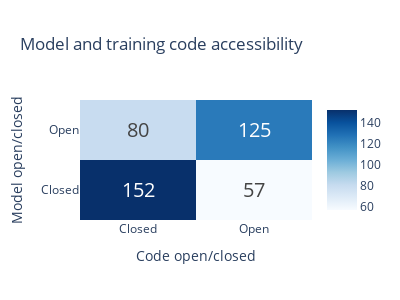

Notebook cell for this chart:
### Code cell
import plotly.graph_objects as go

# Data
z = [[152, 57],
     [80, 125]]

fig = go.Figure(data=go.Heatmap(
    z=notable_open_counts.values,
    x=notable_open_counts.columns,
    y=notable_open_counts.index,
    hoverongaps = False,
    text=z,
    texttemplate="%{text}",
    textfont={"size":20},
    colorscale='Blues'
))


fig.update_layout(
    autosize=False,
    width=400,
    height=300,
    title='Model and training code accessibility',
    xaxis_title='Code open/closed',
    yaxis_title='Model open/closed'
)

save_plot(fig, results_dir, f'model_code_accessibility_heatmap')
notable_open_counts.to_csv(results_dir + 'plot_data/model_code_accessibility_heatmap.csv')

fig.show()

### Figure 1 — Plotly figure (JSON) as saved in the notebook; plotly's stock layout.template omitted (floating-point values rounded to 4 significant figures)
{"data": [{"colorscale": [[0, "rgb(247,251,255)"], [0.125, "rgb(222,235,247)"], [0.25, "rgb(198,219,239)"], [0.375, "rgb(158,202,225)"], [0.5, "rgb(107,174,214)"], [0.625, "rgb(66,146,198)"], [0.75, "rgb(33,113,181)"], [0.875, "rgb(8,81,156)"], [1, "rgb(8,48,107)"]], "hoverongaps": false, "text": [[152, 57], [80, 125]], "textfont": {"size": 20}, "texttemplate": "%{text}", "type": "heatmap", "x": ["Closed", "Open"], "y": ["Closed", "Open"], "z": [[152, 57], [80, 125]]}], "layout": {"autosize": false, "height": 300, "title": {"text": "Model and training code accessibility"}, "width": 400, "xaxis": {"title": {"text": "Code open/closed"}}, "yaxis": {"title": {"text": "Model open/closed"}}}}
